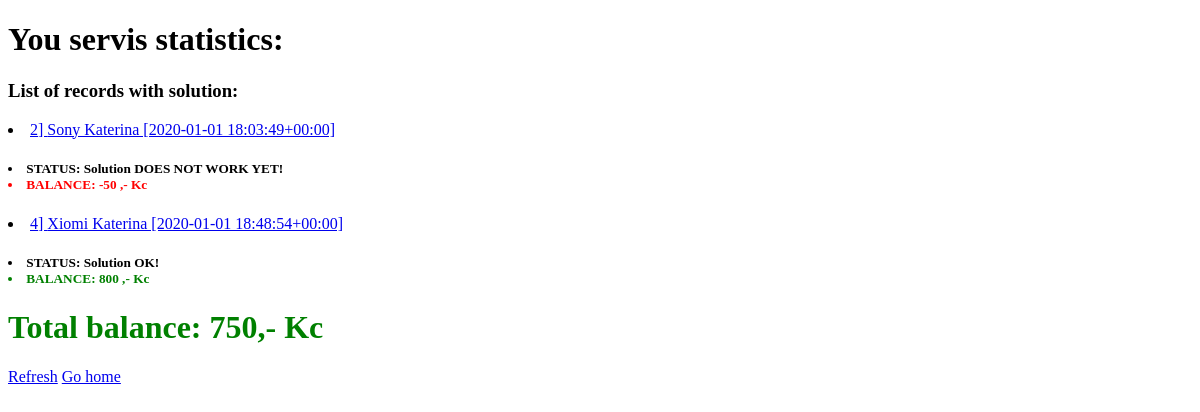
/stats, run on an earlier commit of the app's database.
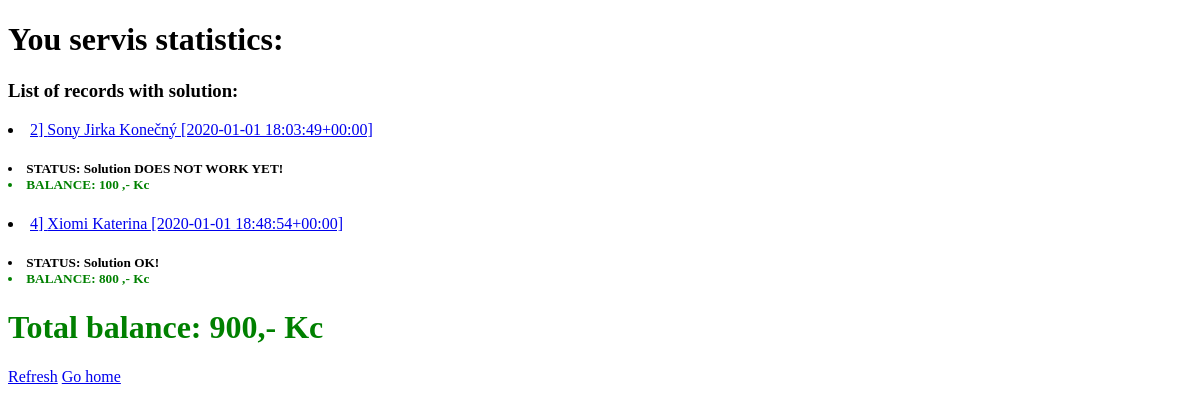
And on a later commit of the database.
### records/models.py (models this page shows, shortened)
class Record(models.Model):
    timestamp = models.DateTimeField(default=datetime.now())
    device_info = models.CharField(max_length=50)
    device_problem = models.CharField(max_length=100)
    servis_solution = models.ForeignKey("Solution", on_delete=models.SET_DEFAULT, blank=True, null=True, default=None)
    solution_status=models.BooleanField(default=False)
    person_info = models.ForeignKey("Person",on_delete=models.CASCADE,blank=True,null=True,default=None)
    DEVICE_TYPES = [
        ('NTB', 'Notebook'),
        ('PC', 'Computer'),
        ('SMP', 'SmartPhone'),
        ('TBL', 'Tablet'),
        ('OT', 'Other'),
    ]
    device_type = models.CharField(max_length=4,choices=DEVICE_TYPES,default="NON")
    def __str__(self):
        return "{} {} [{}]".format(self.device_info,self.person_info,self.timestamp)
    def getSolutionBalance(self):
        if self.servis_solution is not None:
            return self.servis_solution.getBalance()
        else:
            return 0
    def getSolutionStatus(self):
        if self.solution_status is True:
            return "Solution OK!"
        if self.hasSolution() is False:
            return "No solution yet..."
        else:
            return "Solution DOES NOT WORK YET!"
    def hasSolution(self):
        if self.servis_solution is None:
            return False
        else:
            return True

class Person(models.Model):
    person_name = models.CharField(max_length=30)
    person_address = models.CharField(max_length=100)
    person_email = models.EmailField(max_length=50,default=None)
    person_phone = models.BigIntegerField()
    def __str__(self):
        return self.person_name

class Solution(models.Model):
    solution_description=models.CharField(max_length=100)
    solution_cost=models.IntegerField(default=0)
    solution_time = models.TimeField(default='01:00:00')
    SOLUTION_TYPE = [
        ('HW_REP', 'Hardware Repair'),
        ('HW_CHG', 'Hardware Change'),
        ('SW_RES', 'Software Reinstall'),
        ('SW_REP', 'Software Repair'),
        ('OTHER', 'Other repair'),
    ]
    solution_type = models.CharField(max_length=6,choices=SOLUTION_TYPE,default="NON")
    solution_materials=models.ManyToManyField("Material", default=None)
    def getBalance(self):
        sum=0
        for item in self.solution_materials.all():
            sum=sum+item.material_cost
        return (self.solution_cost-sum)

class Material(models.Model):
    material_name=models.CharField(max_length=50)
    material_info=models.CharField(max_length=50)
    MATERIAL_TYPE = [
        ('NEW', 'New material'),
        ('REPAS', 'Repas material'),
        ('SOFT', 'Software material'),
        ('OTHER', 'Other material'),
    ]
    material_type = models.CharField(max_length=5,choices=MATERIAL_TYPE,default="NON")
    material_cost=models.IntegerField(default=0)

### records/views.py (the view)
# urls.py: path('stats', records.views.stats, name="stats"),
def stats(request):
    records = Record.objects.all().order_by("id")
    total_balance=0
    for record in records:
        total_balance=total_balance+record.getSolutionBalance()
    return render(request,"stats.html",{"t_records": records, "t_balance":total_balance})

### templates/stats.html (shortened to what this page needs)
<!DOCTYPE html>
<html lang="en">
<head>
</head>
<body>
<h1>You servis statistics:</h1>
    <h3>List of records with solution:</h3>
    {% for record in t_records %}
    {% if record.hasSolution == True%}
        <div>
            <li><a  href="{% url 'record_detail' record.id %}">{{record.id}}] {{record}}</a></li>
            <h5>
                <li>STATUS: {{ record.getSolutionStatus }}</li>
                {%if record.getSolutionBalance > 0%}
                <font color="green">{%else%}<font color="red">
                {%endif%}
                <li>BALANCE: {{ record.getSolutionBalance }} ,- Kc</li>
                </font>
            </h5>
        </div>
    {% endif %}
    {% endfor %}
     {%if t_balance > 0%}
    <font color="green">{%else%}<font color="red">
    {%endif%}
    <h1>Total balance: <b>{{t_balance}}</b>,- Kc</h1>
    </font>
    <a href="{% url 'stats'%}">Refresh</a>
    <a href="{% url 'home'%}">Go home</a>
</body>
</html>

What changed in the data, as far as the page shows it:
changed Record "Solution DOES NOT WORK YET!": device_info+person_info+timestamp "Sony Katerina [2020-01-01 18:03:49+00:00]" → "Sony Jirka Konečný [2020-01-01 18:03:49+00:00]"; getSolutionBalance "-50" → "100"
Also different on the page:
{{ t_balance }}: "750" → "900"
